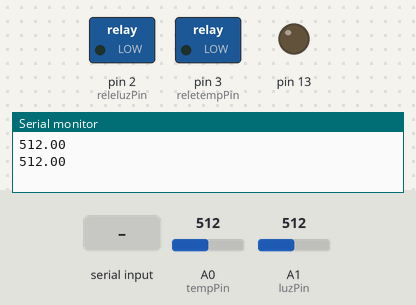
The sketch below on a simulated Arduino Uno, built with avr-gcc and run on an emulated ATmega328P. Parts: switched loads named in the sketch (green lamp = pin HIGH), output pins drawn as LEDs (lit = HIGH), the last lines printed to the serial monitor. Dashed ring = blinking. The test bench sets the inputs (shaded band); at power-on: A1 (luzPin) = 512, A0 (tempPin) = 512.

Above: at 1.2 s.
1.3 s: "a" received over Serial
At 5.05 s:
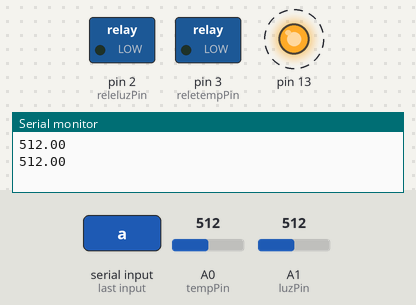
6.9 s: "c" received over Serial
At 12.0 s:
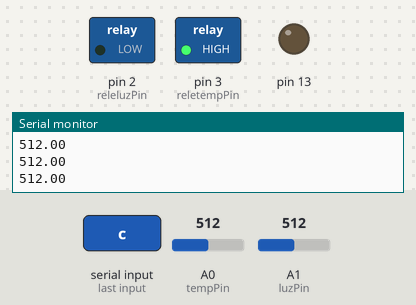
12.3 s: "b" received over Serial
At 15.05 s:
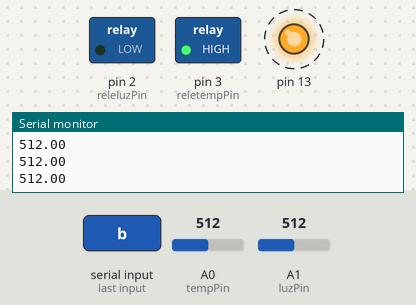
17.1 s: A1 (luzPin) set to 410
21.2 s: A1 (luzPin) set to 391
At 25.3 s:
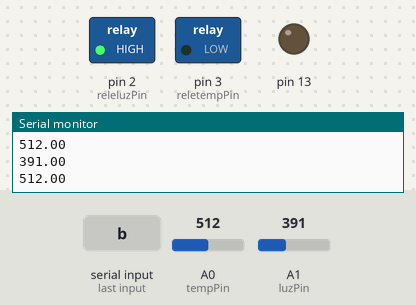
26.5 s: "d" received over Serial
At 32.1 s:
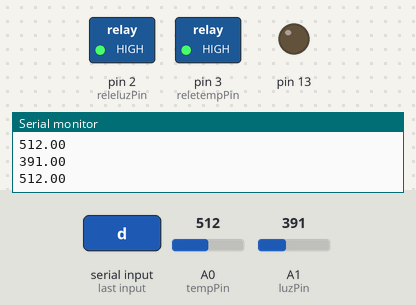
Timing chart, 0 to 33.1 s (numbered marks = the images above; inputs shaded):
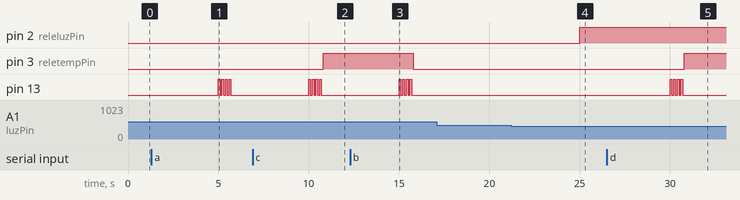

Measured:
- the behaviour switches between 400 and 399 on A1 (luzPin) (found by bisection; images 3 and 4)
- after the input at 1.3 s, pin 13: alternates HIGH for 0.10 s and LOW for 0.10 s, 8 changes in all, then stays LOW, starting after 3.7 s
- after the input at 6.9 s, pin 3 (reletempPin): LOW → HIGH after 3.9 s; pin 13: alternates HIGH for 0.10 s and LOW for 0.10 s, 8 changes in all, then stays LOW, starting after 3.1 s
- after the input at 12.3 s, pin 3 (reletempPin): HIGH → LOW after 3.5 s; pin 13: alternates HIGH for 0.10 s and LOW for 0.10 s, 8 changes in all, then stays LOW, starting after 2.7 s
- after the input at 21.2 s, pin 2 (releluzPin): LOW → HIGH after 3.8 s
- after the input at 26.5 s, pin 3 (reletempPin): LOW → HIGH after 4.3 s; pin 13: alternates HIGH for 0.10 s and LOW for 0.10 s, 8 changes in all, then stays LOW, starting after 3.5 s

The sketch:

arduino.ino
```cpp
/*
 * ProyectoFinal del curso de IoT.
 * Consistira en una appWeb que podrá enviar una configuracion a Arduino para que este muestree
 * temperatura o luminosidad además de diferentes tiempos de muestreo y salidas.
 * Considerar pasar los valores de voltaje a lumenes y temperatura en grados centigrados con las funciones del campus virtual.
 *
 * Arduino estará comunicado a python mediante la libreria PySerial.
 * Python trasnformara estos mensajes en un json y los enviará por protocolo MQTT a la nube de Google.
 * En la nube los datos se almacenarán en gcloudDatastore.
 * Con una funcion de gcloudFunction trataremos dichos datos para ser visualizados en nuestra appWeb.
 * La appWeb se creará en ECLIPSE y se subirá a gcloudAppEngine.
 */
//-----------------------------------------------------------------------------------------------------------------------------------------------------------

// Declaracion de variables globales y definiciones:
// Estados del sistema:
const int NOCONTROL = 0;
const int LUZCONTROL = 1;
const int TEMPCONTROL = 2;
const int ALLCONTROL = 3;

// PINES
const byte tempPin = A0;
const byte luzPin = A1;
const byte releluzPin = 2;
const byte reletempPin = 3;

// PERIODOS
const unsigned long anPer = 2000;
const unsigned long monitorPer = 5000;
const unsigned long sistemaPer = 5000;
const unsigned long relePer = 5000;

//UMBRALES
const float UMBRALLUZ = 400;
const float UMBRALTEMP = 740;
//-----------------------------------------------------------------------------------------------------------------------------------------------------------

//Entrada Analogica Periodica
struct EntradaAnalogica{
  byte pin;
  float estado;
  unsigned long perms;
  unsigned long lastms;
};
void setup_EntradaAnalogica (struct EntradaAnalogica& e, byte pin, unsigned long perms, unsigned long currms) {
  e.pin = pin;
  e.perms = perms;
  e.lastms = currms - e.perms;
  pinMode(e.pin, INPUT);
  e.estado = analogRead(e.pin);
}

void loop_EntradaAnalogica (struct EntradaAnalogica& e, unsigned long currms) {
  if (currms - e.lastms >= e.perms) {
    e.lastms += e.perms;
    e.estado = analogRead(e.pin);
  }
}
//-----------------------------------------------------------------------------------------------------------------------------------------------------------

/*
 * Monitor Periodico: previo al sistema. Este va a enviar las dos entradas independientemente de que configuracion permanezca
 * por lo que para facilidad del codigo lo situamos antes en la escala de flujo.
 *
 * El monitor ademas recibirá los umbrales de temperatura y lumninosidad que posteriormente le dara al Sistema() por lo que se deben incluir como variables.
 */
struct Monitor{
  unsigned long perms;
  unsigned long lastms;

  char mensaje;
  float umbralTemp;
  float umbralLuz;
};
void setup_Monitor (struct Monitor& m, unsigned long perms, unsigned long currms) {
  Serial.begin(9600);
  m.perms = perms;
  m.lastms = currms - m.perms;
  m.umbralLuz = UMBRALLUZ;
  m.umbralTemp = UMBRALTEMP;
}

void loop_Monitor(struct Monitor& m, const struct EntradaAnalogica& eluz, const struct EntradaAnalogica& etemp, unsigned long currms) {
  if(currms - m.lastms >= m.perms) {
    //blink(3);
    m.lastms += m.perms;

    // RECIBE DATOS
    if (Serial.available()>0) {
      blink(4);
      m.mensaje = Serial.read();
    }

    // ENVIA DATOS: temperatura y luminosidad.
    Serial.println(eluz.estado);
    Serial.println(etemp.estado);
  }

}
//-----------------------------------------------------------------------------------------------------------------------------------------------------------

// SISTEMA periodico
/*
 * Al sistema le entra un caracter leido por el puerto serial que determinará su estado.
 * También leerá los dos umbrales de temperatura y de luz.
 * Tambien entraran los estados analogicos de los sensores.
 *
 * En funcion de los umbrales y los valores de los sensores se activarán o desactivaran las variables booleanas luzencender y tempemcender.
 */
struct Sistema {
  int estado;
  int estadoant;
  unsigned long cambioms;
  unsigned long perms;
  unsigned long lastms;

  boolean luzencender;
  boolean tempencender;
};
void setup_Sistema(struct Sistema& s, unsigned long perms, unsigned long currms){
  s.estado = NOCONTROL;
  s.perms = perms;
  s.lastms = currms - s.perms;
  s.luzencender = false;
  s.tempencender = false;
}

void loop_Sistema(struct Sistema& s, const struct EntradaAnalogica& eluz, const struct EntradaAnalogica& etemp, const struct Monitor& m, unsigned long currms){
  if(currms - s.lastms >= s.perms) {
    s.lastms += s.perms;
    s.estadoant = s.estado;

    if(eluz.estado < m.umbralLuz){
      s.luzencender = true;
    } else {
      s.luzencender = false;
    }
    if(etemp.estado < m.umbralTemp){
      s.tempencender = true;
    } else {
      s.tempencender = false;
    }

    // El estado solo va a cambiar dependiendo de un caracter que envia el monitor.
    switch (m.mensaje) {
      case 'a':
        s.estado = NOCONTROL;
      break;
      case 'b':
        s.estado = LUZCONTROL;
      break;
      case 'c':
        s.estado = TEMPCONTROL;
      break;
      case 'd':
        s.estado = ALLCONTROL;
      break;
    }
    //s.estado = m.mensaje; Terminariamos más rapido así si s.estado fuese un char.

    if(s.estadoant != s.estado) {
      s.cambioms = currms;
    }
  }
}
//-----------------------------------------------------------------------------------------------------------------------------------------------------------

//RELE Temperatura Periodica.
struct ReleTemp{
  byte pin;
  byte estado;
  unsigned long perms;
  unsigned long lastms;
  unsigned long cambioms;
};
void setup_ReleTemp(struct ReleTemp& r, byte pin, unsigned long perms, unsigned long currms) {
  r.pin = pin;
  r.perms = perms;
  r.lastms = currms - r.perms;
  pinMode(r.pin, OUTPUT);
  r.estado = 0;
  digitalWrite(r.pin, r.estado);
}

void loop_ReleTemp(struct ReleTemp& r, const struct Sistema& sis, unsigned long currms) {
  if(currms - r.lastms >= r.perms) {
    r.lastms += r.perms;
    if((sis.estado == ALLCONTROL || sis.estado == TEMPCONTROL) && sis.tempencender == true) {
      r.estado = HIGH;
      r.cambioms = currms;
    } else {
      r.estado = LOW;
      r.cambioms = currms;
    }
  }
  if(r.cambioms == currms){
    digitalWrite(r.pin, r.estado);
  }
}
//-----------------------------------------------------------------------------------------------------------------------------------------------------------

//RELE Luz Periodica.
struct ReleLuz{
  byte pin;
  byte estado;
  unsigned long perms;
  unsigned long lastms;
  unsigned long cambioms;
};
void setup_ReleLuz(struct ReleLuz& r, byte pin, unsigned long perms, unsigned long currms) {
  r.pin = pin;
  r.perms = perms;
  r.lastms = currms - r.perms;

  pinMode(r.pin, OUTPUT);
  r.estado = 0;
  digitalWrite(r.pin, r.estado);
}

void loop_ReleLuz(struct ReleLuz& r, const struct Sistema& sis, unsigned long currms) {
  if(currms - r.lastms >= r.perms) {
    r.lastms += r.perms;
    if((sis.estado == ALLCONTROL || sis.estado == LUZCONTROL) && sis.luzencender == true) {
      r.estado = HIGH;
      r.cambioms = currms;
    } else {
      r.estado = LOW;
      r.cambioms = currms;
    }
  }
  if(r.cambioms == currms){
    digitalWrite(r.pin, r.estado);
  }
}
//-----------------------------------------------------------------------------------------------------------------------------------------------------------

struct EntradaAnalogica sensorT, sensorL;
struct Monitor monitor;
struct Sistema sistema;
struct ReleLuz releluz;
struct ReleTemp reletemp;
//-----------------------------------------------------------------------------------------------------------------------------------------------------------

void setup() {
  // put your setup code here, to run once:
  pinMode(13, OUTPUT);
  unsigned long currms = millis();
  //setup_EntradaAnalogica(sensorT, tempPin, anPer, currms);
  setup_EntradaAnalogica(sensorL, luzPin, anPer, currms);
  setup_EntradaAnalogica(sensorT, tempPin, anPer, currms);
  setup_Monitor(monitor, monitorPer, currms);
  setup_Sistema(sistema, sistemaPer, currms);
  setup_ReleLuz(releluz, releluzPin, relePer, currms);
  setup_ReleTemp(reletemp, reletempPin, relePer, currms);
}

void loop() {
  // put your main code here, to run repeatedly:
  unsigned long currms = millis();
  //loop_EntradaAnalogica(sensorT, currms);
  loop_EntradaAnalogica(sensorL, currms);
  loop_EntradaAnalogica(sensorT, currms);
  loop_Monitor(monitor, sensorL, sensorT, currms);
  loop_Sistema(sistema, sensorL, sensorT, monitor, currms);
  loop_ReleLuz(releluz, sistema, currms);
  loop_ReleTemp(reletemp, sistema, currms);
}
//-----------------------------------------------------------------------------------------------------------------------------------------------------------
//-----------------------------------------------------------------------------------------------------------------------------------------------------------


// funciones para depurar usando leds
void blink(unsigned int numberTimes) {
  blink(numberTimes, 100);
}

void blink(unsigned int numberTimes, int delayT) {
  for ( int i = 0; i < numberTimes; i++) {
    digitalWrite(13, HIGH);   // turn the LED on (HIGH is the voltage level)
    delay(delayT);              // wait for a second
    digitalWrite(13, LOW);    // turn the LED off by making the voltage LOW
    delay(delayT);
  }
}
```
